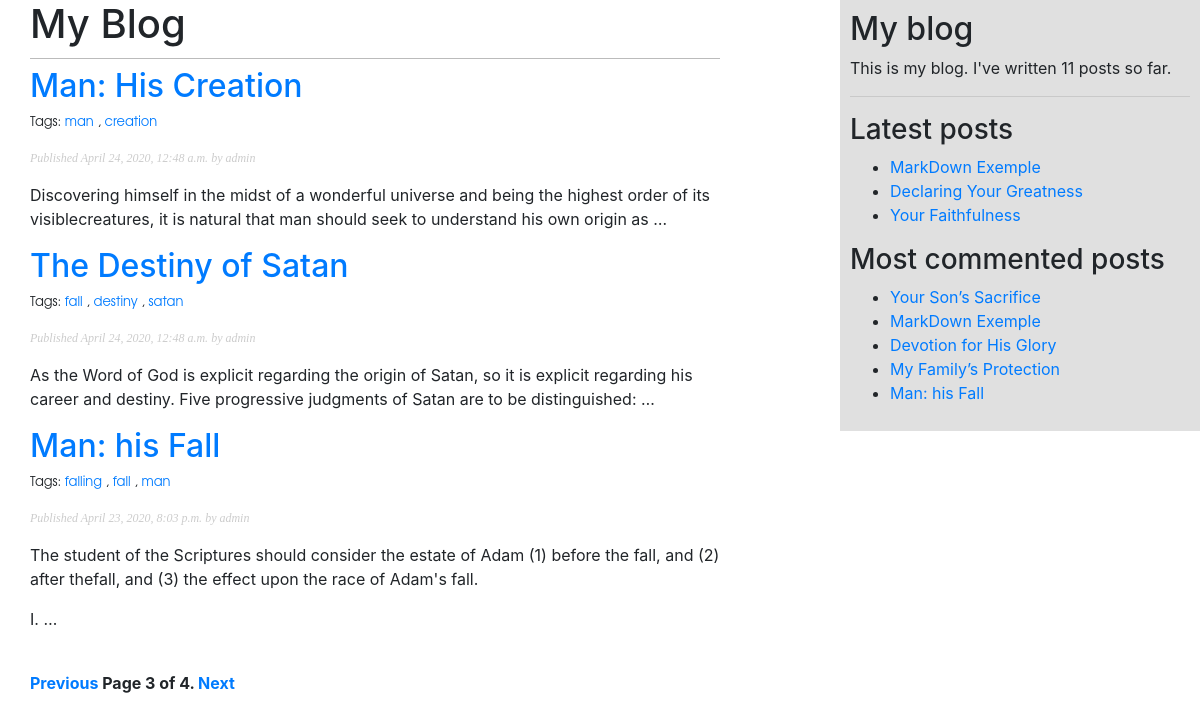
The app's page /BlogApp/?page=3 with its own data.
### BlogApp/models.py (models this page shows, shortened)
class Post(models.Model):
    STATUS_CHOICES = (
        ('draft', 'Draft'),
        ('published', 'Published'),
    )
    title = models.CharField(max_length=250)
    slug = models.SlugField(max_length=250,
                            unique_for_date='publish')
    author = models.ForeignKey(User,
                               on_delete=models.CASCADE,
                               related_name='blog_posts')
    body = models.TextField()
    publish = models.DateTimeField(default=timezone.now)
    created = models.DateTimeField(auto_now_add=True)
    updated = models.DateTimeField(auto_now=True)
    status = models.CharField(max_length=10,
                              choices=STATUS_CHOICES,
                              default='draft')
    objects = models.Manager()
    published = PublishedManager()
    tags = TaggableManager()
    class Meta:
        ordering = ('-publish',)
    def get_absolute_url(self):
        return reverse('BlogApp:post_detail',
                       args=[self.publish.year,
                             self.publish.month,
                             self.publish.day,
                             self.slug])

### BlogApp/views.py (the view)
# urls.py: path('', views.post_list, name='post_list'),
def post_list(request, tag_slug=None):
    published_posts = Post.published.all()
    tag = None
    if tag_slug:
        tag = get_object_or_404(Tag, slug=tag_slug)
        published_posts = published_posts.filter(tags__in=[tag])
    paginator = Paginator(published_posts, 3)
    page = request.GET.get('page')
    try:
        posts = paginator.page(page)
    except PageNotAnInteger:
        posts = paginator.page(1)
    except EmptyPage:
        posts = paginator.page(paginator.num_pages)
    return render(request, 'BlogApp/post/list.html', {'page': page,
                                                      'posts': posts,
                                                      'tag': tag})

### BlogApp/models.py (called while the page is built)
    def get_queryset(self):
        return super().get_queryset().filter(status='published')

### BlogApp/templatetags/blog_tags.py (called while the page is built)
@register.simple_tag
def total_posts():
    return Post.published.count()

@register.inclusion_tag('BlogApp/post/latest_post.html')
def show_latest_posts(count=5):
    latest_posts = Post.published.order_by('-publish')[:count]
    return {'latest_posts': latest_posts}

@register.simple_tag
def get_most_commented_posts(count=5):
    return Post.published.annotate(
        total_comments=Count('comments')
    ).order_by('-total_comments')[:count]

@register.filter(name='markdown')
def markdown_format(text):
    return mark_safe(markdown.markdown(text))

### BlogApp/templates/BlogApp/post/list.html (shortened to what this page needs)
{% extends "BlogApp/base.html" %}
{% load blog_tags %}
{% block content %}
    <h1>My Blog</h1>
    {% for post in posts %}
        <h2>
            <a href="{{ post.get_absolute_url }}">
                {{ post.title }}
            </a>
        </h2>
        <p class="tags">
            Tags:
            {% for tag in post.tags.all %}
                <a href="{% url "BlogApp:post_list_by_tag" tag.slug %}">
                    {{ tag.name }}
                </a>
                {% if not forloop.last %}, {% endif %}
            {% endfor %}
        </p>
        <p class="date">
            Published {{ post.publish }} by {{ post.author }}
        </p>
        {{ post.body|markdown|truncatewords_html:30 }}
    {% endfor %}
    {% include "pagination.html" with page=posts %}
{% endblock %}

### BlogApp/templates/BlogApp/base.html (shortened to what this page needs)
{% load blog_tags %}
{% load static %}
<!DOCTYPE html>
<html lang="en">
<head>
    <link href="{% static "css/reset.css" %}" rel="stylesheet">
    <link href="{% static "css/BlogApp.css" %}" rel="stylesheet">
    <link href="{% static '/css/bootstrap.min.css' %}" rel="stylesheet">
</head>
<body>
<div id="content">
    {% block content %}
    {% endblock %}
</div>
<div id="sidebar">
    <h2>My blog</h2>
    <p>This is my blog. I've written {% total_posts %} posts so far.</p>
    <hr>
    <h3>Latest posts</h3>
    {% show_latest_posts 3 %}
    <h3>Most commented posts</h3>
    {% get_most_commented_posts as most_commented_posts %}
    <ul>
        {% for post in most_commented_posts %}
            <li>
                <a href="{{ post.get_absolute_url }}">{{ post.title }}</a>
            </li>
        {% endfor %}
    </ul>
</div>
</body>
</html>

### BlogApp/templates/BlogApp/post/latest_post.html
<ul>
    {% for post in latest_posts %}
        <li>
            <a href="{{ post.get_absolute_url }}">{{ post.title }}</a>
        </li>
    {% endfor %}
</ul>

### BlogApp/static/css/BlogApp.css (style rules this page uses)
body { margin:0; padding:0; font-family:helvetica, sans-serif; }
a { color:#00abff; text-decoration:none; }
h1 { font-weight:normal; border-bottom:1px solid #bbb; padding:0 0 10px 0; }
h2 { font-weight:normal; margin:30px 0 0; }
#content { float:left; width:60%; padding:0 0 0 30px; }
#sidebar { float:right; width:30%; padding:10px; background: #e0e0e0; height:100%; }
p.date { color:#ccc; font-family: georgia, serif; font-size: 12px; font-style: italic; }
p.tags { font-size: 13px; font-family: Avantgarde, TeX Gyre Adventor, URW Gothic, serif; }

### records on screen
Post: title "Man: His Creation", publish "April 24, 2020, 12:48 a.m.", author "admin", body "Discovering himself in the midst of a wonderful universe and being the highest order of its visiblecreatures, it is natural that man should seek to understand his own origin as …"
Tag: name "man"
Tag: name "creation"
Post: title "The Destiny of Satan", publish "April 24, 2020, 12:48 a.m.", author "admin", body "As the Word of God is explicit regarding the origin of Satan, so it is explicit regarding his career and destiny. Five progressive judgments of Satan are to be distinguished: …"
Tag: name "fall"
Tag: name "destiny"
Tag: name "satan"
Post: title "Man: his Fall", publish "April 23, 2020, 8:03 p.m.", author "admin", body "The student of the Scriptures should consider the estate of Adam (1) before the fall, and (2) after thefall, and (3) the effect upon the race of Adam's fall. I. …"
Tag: name "falling"
Post: title "MarkDown Exemple"
Post: title "Declaring Your Greatness"
Post: title "Your Faithfulness"
Post: title "Your Son’s Sacrifice"
Post: title "Devotion for His Glory"
Post: title "My Family’s Protection"

### other values on screen
{{ page.number }} "3"
{{ page.paginator.num_pages }} "4"
